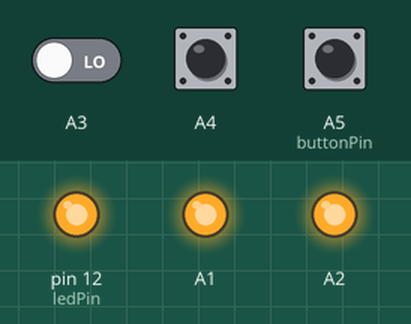
The sketch below on a simulated Arduino Uno, built with avr-gcc and run on an emulated ATmega328P. Parts: output pins drawn as LEDs (lit = HIGH). The test bench sets the inputs (shaded band); at power-on: A3 LOW, A4 LOW, A5 (buttonPin) LOW.

Above: at 1.2 s.
1.3 s: A3 driven HIGH
At 2.2 s:
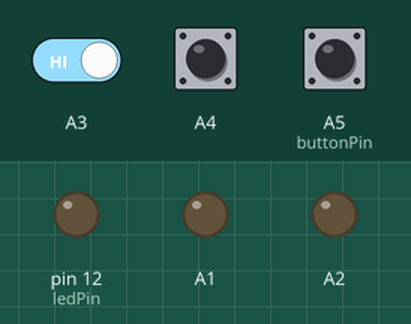
2.8 s: A4 driven HIGH
At 3.4 s:
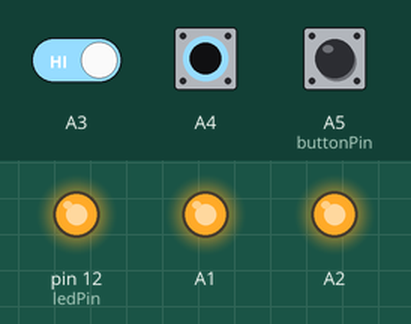
4.3 s: A5 (buttonPin) pulled HIGH for 0.15 s
At 5.5 s:
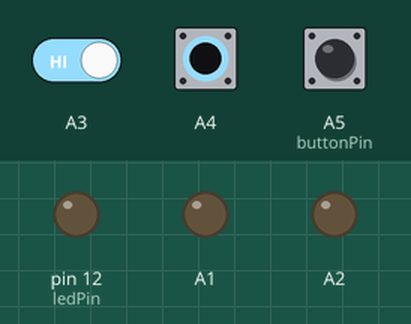
5.9 s: A5 (buttonPin) pulled HIGH for 1 s
At 6.9 s:
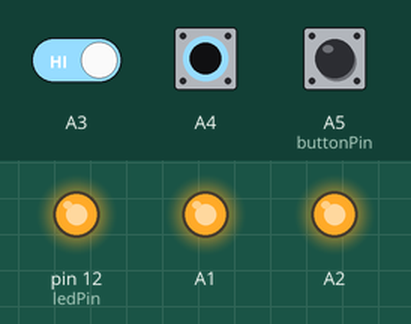
8.4 s: A4 pulsed LOW 2 times (0.12 s each, 0.3 s apart)
At 8.72 s:
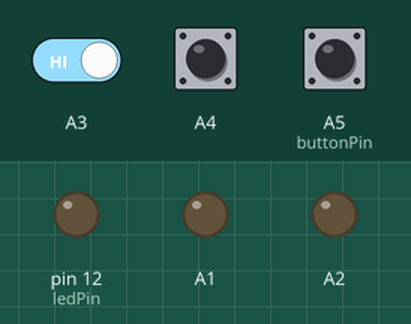
Timing chart, 0 to 11.4 s (numbered marks = the images above; inputs shaded):
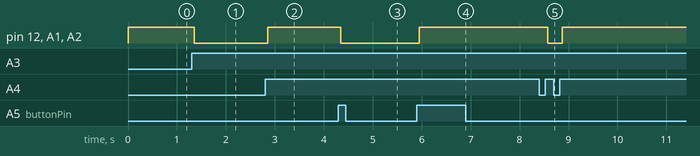

Measured:
- after the input at 1.3 s, pin 12 (ledPin), A1, A2: HIGH → LOW after 0.05 s
- after the input at 2.8 s, pin 12 (ledPin), A1, A2: LOW → HIGH after 0.05 s
- after the input at 4.3 s, pin 12 (ledPin), A1, A2: HIGH → LOW after 0.05 s
- after the input at 5.9 s, pin 12 (ledPin), A1, A2: LOW → HIGH after 0.05 s
- after the input at 8.4 s, pin 12 (ledPin), A1, A2: HIGH → LOW after 0.17 s, → HIGH 0.30 s later

The sketch:

Debounce.ino
```cpp
// constants won't change. They're used here to set pin numbers:
struct button {
  int buttonPin;
  int buttonState;
  int lastButtonState;
  unsigned long lastDebounceTime;
  int ledPin;
};

struct button button1;
struct button button2;
struct button button3;

// the number of the pushbutton pin
// the number of the LED pin

// Variables will change:
int ledState = HIGH;         // the current state of the output pin
//int buttonState;             // the current reading from the input pin
//int lastButtonState = LOW;   // the previous reading from the input pin

// the following variables are unsigned longs because the time, measured in
// milliseconds, will quickly become a bigger number than can be stored in an int.
//unsigned long lastDebounceTime = 0;  // the last time the output pin was toggled
unsigned long debounceDelay = 50;    // the debounce time; increase if the output flickers

void setup() {
  button1.buttonPin = A5;
  button1.lastButtonState = LOW;
  button1.lastDebounceTime = 0;
  button1.ledPin = 12;

  button2.buttonPin = A4;
  button2.lastButtonState = LOW;
  button2.lastDebounceTime = 0;
  button2.ledPin = A2;

  button3.buttonPin = A3;
  button3.lastButtonState = LOW;
  button3.lastDebounceTime = 0;
  button3.ledPin = A1;
  pinMode(button1.buttonPin, INPUT);
  pinMode(button2.buttonPin, INPUT);
  pinMode(button3.buttonPin, INPUT);
  pinMode(button1.ledPin, OUTPUT);
  pinMode(button2.ledPin, OUTPUT);
  pinMode(button3.ledPin, OUTPUT);
  // set initial LED state
  digitalWrite(button1.ledPin, ledState);
  digitalWrite(button2.ledPin, ledState);
  digitalWrite(button3.ledPin, ledState);
}

void debounce(struct button *button) {
  // read the state of the switch into a local variable:
  int reading = digitalRead(button->buttonPin);

  // check to see if you just pressed the button
  // (i.e. the input went from LOW to HIGH), and you've waited long enough
  // since the last press to ignore any noise:

  // If the switch changed, due to noise or pressing:
  if (reading != button->lastButtonState) {
    // reset the debouncing timer
    button->lastDebounceTime = millis();
  }

  if ((millis() - button->lastDebounceTime) > debounceDelay) {
    // whatever the reading is at, it's been there for longer than the debounce
    // delay, so take it as the actual current state:

    // if the button state has changed:
    if (reading != button->buttonState) {
      button->buttonState = reading;

      // only toggle the LED if the new button state is HIGH
      if (button->buttonState == HIGH) {
        ledState = !ledState;
      }
    }
  }

  // set the LED:
  digitalWrite(button->ledPin, ledState);

  // save the reading. Next time through the loop, it'll be the lastButtonState:
  button->lastButtonState = reading;
}

void loop() {
    debounce(&button1);
    debounce(&button2);
    debounce(&button3);
  /*// read the state of the switch into a local variable:
  int reading = digitalRead(buttonPin3);

  // check to see if you just pressed the button
  // (i.e. the input went from LOW to HIGH), and you've waited long enough
  // since the last press to ignore any noise:

  // If the switch changed, due to noise or pressing:
  if (reading != lastButtonState) {
    // reset the debouncing timer
    lastDebounceTime = millis();
  }

  if ((millis() - lastDebounceTime) > debounceDelay) {
    // whatever the reading is at, it's been there for longer than the debounce
    // delay, so take it as the actual current state:

    // if the button state has changed:
    if (reading != buttonState) {
      buttonState = reading;

      // only toggle the LED if the new button state is HIGH
      if (buttonState == HIGH) {
        ledState = !ledState;
      }
    }
  }

  // set the LED:
  digitalWrite(ledPin, ledState);

  // save the reading. Next time through the loop, it'll be the lastButtonState:
  lastButtonState = reading;*/
}
```
